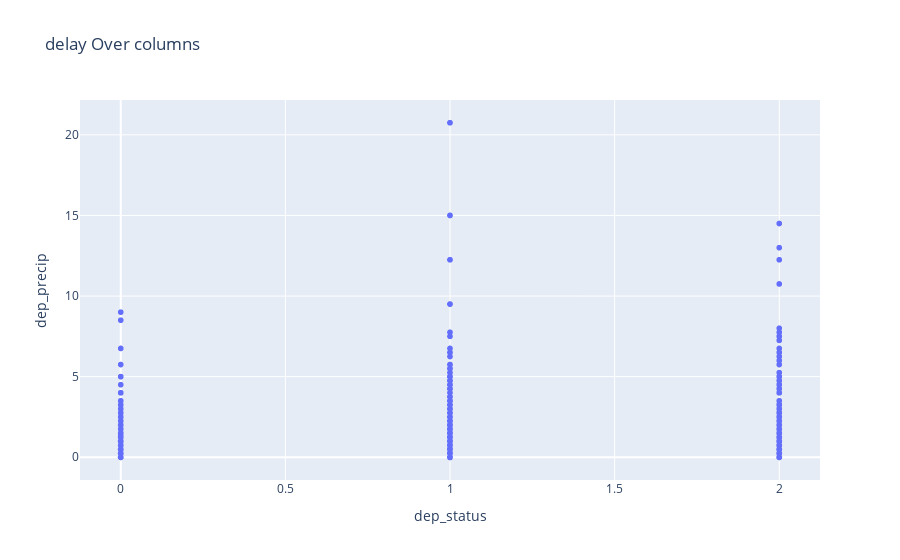

Write notebook code for a chart like this one.
### Code cell
#for co in sub_data.columns:
fig = px.scatter(sub_data, y='dep_precip', x='dep_status', title='delay Over columns')
#fig.update_layout(height=1600, width=900, title_text="Stacked Subplots")
fig.show()

### Figure 1 — Plotly figure (JSON) as saved in the notebook; plotly's stock layout.template omitted (floating-point values rounded to 4 significant figures; data arrays with more than 128 entries replaced by an {"elided": "..."} marker saying what was removed)
{"data": [{"hovertemplate": "dep_status=%{x}<br>dep_precip=%{y}<extra></extra>", "legendgroup": "", "marker": {"color": "#636efa", "symbol": "circle"}, "mode": "markers", "name": "", "showlegend": false, "type": "scattergl", "x": {"elided": "8405 int values"}, "xaxis": "x", "y": {"elided": "8405 float values"}, "yaxis": "y"}], "layout": {"legend": {"tracegroupgap": 0}, "title": {"text": "delay Over columns"}, "xaxis": {"anchor": "y", "domain": [0, 1], "title": {"text": "dep_status"}}, "yaxis": {"anchor": "x", "domain": [0, 1], "title": {"text": "dep_precip"}}}}
